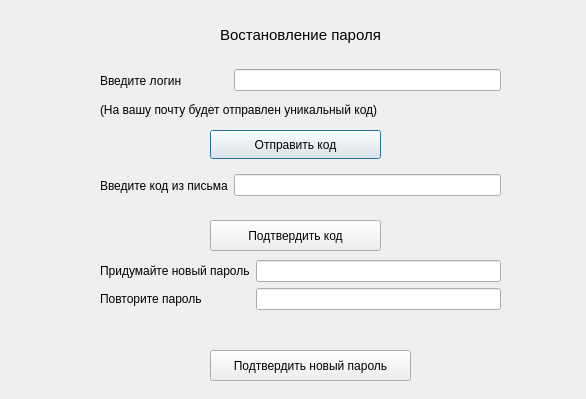
<?xml version="1.0" encoding="UTF-8"?>
<ui version="4.0">
 <class>passwordrecoveryform</class>
 <widget class="QDialog" name="passwordrecoveryform">
  <property name="geometry">
   <rect>
    <x>0</x>
    <y>0</y>
    <width>586</width>
    <height>399</height>
   </rect>
  </property>
  <property name="windowTitle">
   <string>Востановление пароля</string>
  </property>
  <widget class="QLabel" name="labelEmailExplanation">
   <property name="geometry">
    <rect>
     <x>100</x>
     <y>100</y>
     <width>341</width>
     <height>20</height>
    </rect>
   </property>
   <property name="text">
    <string>(На вашу почту будет отправлен уникальный код)</string>
   </property>
  </widget>
  <widget class="QPushButton" name="buttonSendCode">
   <property name="geometry">
    <rect>
     <x>210</x>
     <y>130</y>
     <width>171</width>
     <height>29</height>
    </rect>
   </property>
   <property name="text">
    <string>Отправить код</string>
   </property>
  </widget>
  <widget class="QPushButton" name="buttonConfirmCode">
   <property name="geometry">
    <rect>
     <x>210</x>
     <y>220</y>
     <width>171</width>
     <height>31</height>
    </rect>
   </property>
   <property name="text">
    <string>Подтвердить код</string>
   </property>
  </widget>
  <widget class="QWidget" name="horizontalLayoutWidget">
   <property name="geometry">
    <rect>
     <x>100</x>
     <y>60</y>
     <width>401</width>
     <height>41</height>
    </rect>
   </property>
   <layout class="QHBoxLayout" name="horizontalLayout">
    <item>
     <widget class="QLabel" name="labelEnterEmail">
      <property name="text">
       <string>Введите логин              </string>
      </property>
     </widget>
    </item>
    <item>
     <widget class="QLineEdit" name="lineEditLogin"/>
    </item>
   </layout>
  </widget>
  <widget class="QWidget" name="horizontalLayoutWidget_2">
   <property name="geometry">
    <rect>
     <x>100</x>
     <y>160</y>
     <width>401</width>
     <height>51</height>
    </rect>
   </property>
   <layout class="QHBoxLayout" name="horizontalLayout_2">
    <item>
     <widget class="QLabel" name="labelEnterCode">
      <property name="text">
       <string>Введите код из письма</string>
      </property>
     </widget>
    </item>
    <item>
     <widget class="QLineEdit" name="lineEditCode"/>
    </item>
   </layout>
  </widget>
  <widget class="QWidget" name="formLayoutWidget">
   <property name="geometry">
    <rect>
     <x>100</x>
     <y>260</y>
     <width>401</width>
     <height>71</height>
    </rect>
   </property>
   <layout class="QFormLayout" name="formLayout">
    <item row="0" column="1">
     <widget class="QLineEdit" name="lineEditNewPassword">
      <property name="maxLength">
       <number>10</number>
      </property>
     </widget>
    </item>
    <item row="1" column="0">
     <widget class="QLabel" name="labelRepeatPassword">
      <property name="text">
       <string>Повторите пароль</string>
      </property>
     </widget>
    </item>
    <item row="1" column="1">
     <widget class="QLineEdit" name="lineEditRepeatPassword">
      <property name="maxLength">
       <number>10</number>
      </property>
     </widget>
    </item>
    <item row="0" column="0">
     <widget class="QLabel" name="labelCreateNewPassword">
      <property name="text">
       <string>Придумайте новый пароль</string>
      </property>
     </widget>
    </item>
   </layout>
  </widget>
  <widget class="QPushButton" name="buttonConfirmNewPassword">
   <property name="geometry">
    <rect>
     <x>210</x>
     <y>350</y>
     <width>201</width>
     <height>31</height>
    </rect>
   </property>
   <property name="text">
    <string>Подтвердить новый пароль</string>
   </property>
  </widget>
  <widget class="QLabel" name="label">
   <property name="geometry">
    <rect>
     <x>220</x>
     <y>0</y>
     <width>261</width>
     <height>71</height>
    </rect>
   </property>
   <property name="text">
    <string>&lt;html&gt;&lt;head/&gt;&lt;body&gt;&lt;p&gt;&lt;span style=&quot; font-size:11pt;&quot;&gt;Востановление пароля&lt;/span&gt;&lt;/p&gt;&lt;/body&gt;&lt;/html&gt;</string>
   </property>
  </widget>
 </widget>
 <resources/>
 <connections/>
</ui>
